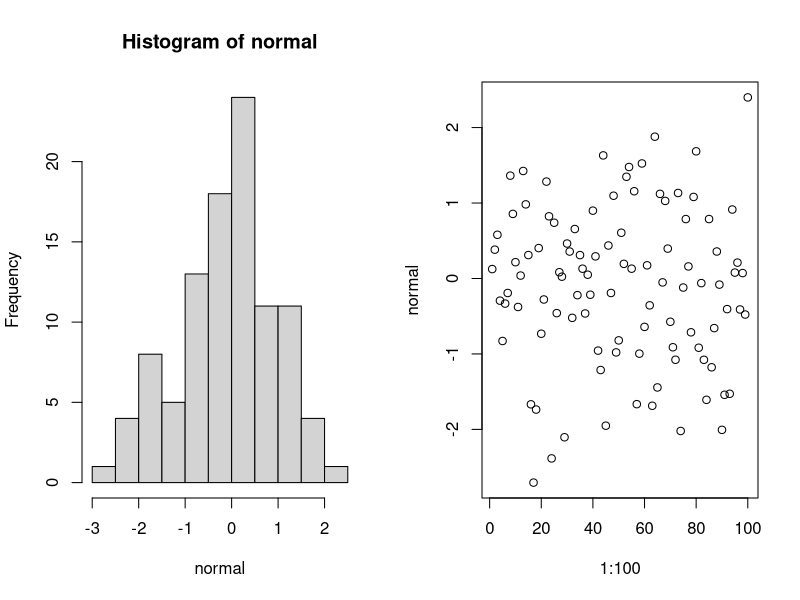

The R script that drew this image:
## ---- chunk 1
knitr::opts_chunk$set(echo = TRUE)
## ---- chunk 2
par(mfrow=c(1, 2))

set.seed(37)
normal = rnorm(100)
hist(normal)
plot(1:100, normal)
